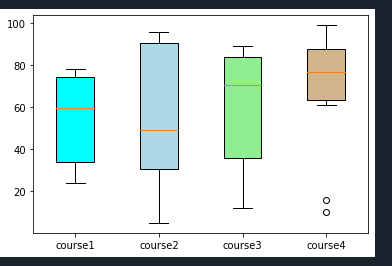

Python code for this plot:
# -*- coding: utf-8 -*-
"""
Created on Fri Dec 10 09:08:09 2021

@author: user
"""

import matplotlib.pyplot as plt
value1=[72,76,24,40,57,62,75,78,31,32]
value2=[62,5,91,25,36,32,96,95,30,90]
value3=[23,89,12,78,72,89,25,69,68,86]
value4=[99,73,70,16,81,61,88,98,10,87]
box_plot_data=[value1,value2,value3,value4]
box=plt.boxplot(box_plot_data,vert=1,patch_artist=True,labels=['course1','course2','course3','course4'],)
colors=['cyan','lightblue','lightgreen','tan']
for patch, color in zip(box['boxes'],colors):
    patch.set_facecolor(color)
plt.show()    
